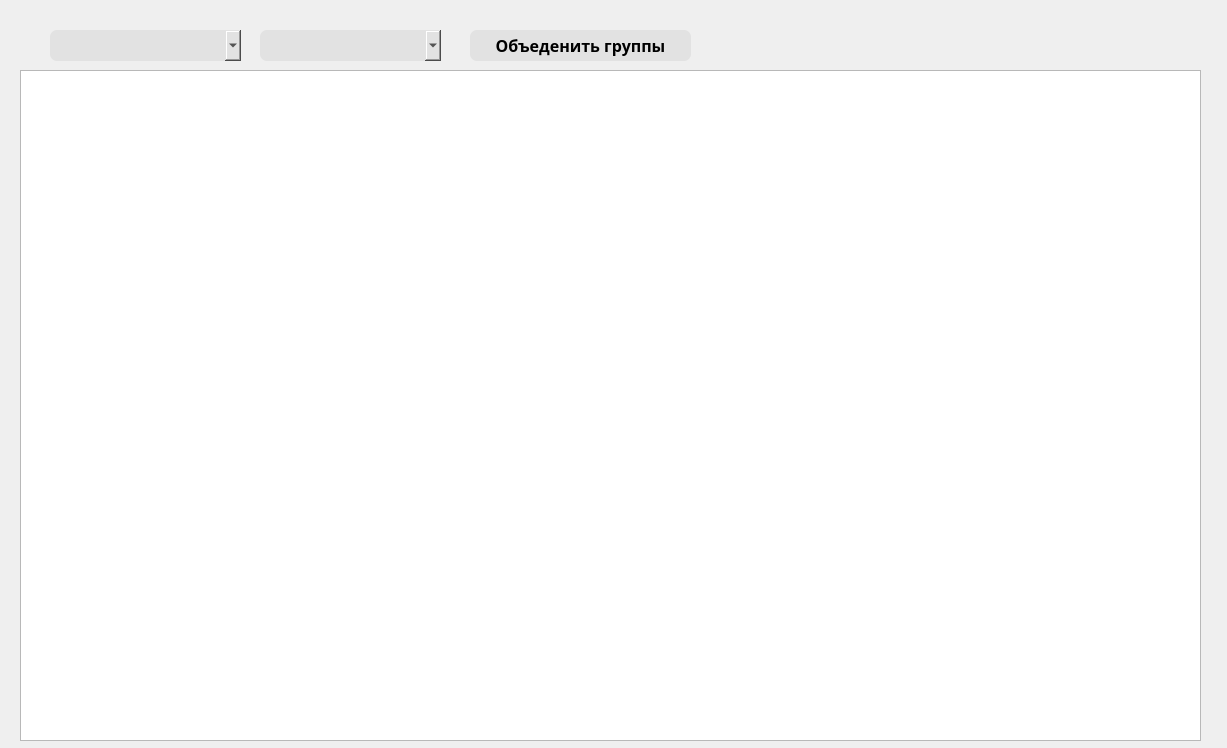
<?xml version="1.0" encoding="UTF-8"?>
<ui version="4.0">
 <class>Dialog</class>
 <widget class="QDialog" name="Dialog">
  <property name="geometry">
   <rect>
    <x>0</x>
    <y>0</y>
    <width>1227</width>
    <height>748</height>
   </rect>
  </property>
  <property name="windowTitle">
   <string>Dialog</string>
  </property>
  <widget class="QTableView" name="main_table">
   <property name="geometry">
    <rect>
     <x>20</x>
     <y>70</y>
     <width>1181</width>
     <height>671</height>
    </rect>
   </property>
   <property name="font">
    <font>
     <family>Yu Gothic UI Semibold</family>
     <pointsize>12</pointsize>
     <weight>75</weight>
     <bold>true</bold>
    </font>
   </property>
  </widget>
  <widget class="QPushButton" name="join_groupe_button">
   <property name="geometry">
    <rect>
     <x>470</x>
     <y>30</y>
     <width>221</width>
     <height>31</height>
    </rect>
   </property>
   <property name="font">
    <font>
     <family>Yu Gothic UI Semibold</family>
     <pointsize>12</pointsize>
     <weight>75</weight>
     <bold>true</bold>
    </font>
   </property>
   <property name="cursor">
    <cursorShape>PointingHandCursor</cursorShape>
   </property>
   <property name="mouseTracking">
    <bool>true</bool>
   </property>
   <property name="styleSheet">
    <string notr="true">background-color: rgb(149, 149, 149);
background-color: rgb(226, 226, 226);
border-radius: 7px</string>
   </property>
   <property name="text">
    <string>Объеденить группы</string>
   </property>
   <property name="icon">
    <iconset>
     <normaloff>icos/plus-button.ico</normaloff>icos/plus-button.ico</iconset>
   </property>
  </widget>
  <widget class="QComboBox" name="groupe_to_join_cbox">
   <property name="geometry">
    <rect>
     <x>50</x>
     <y>30</y>
     <width>191</width>
     <height>31</height>
    </rect>
   </property>
   <property name="font">
    <font>
     <family>Yu Gothic UI Semibold</family>
     <pointsize>12</pointsize>
     <weight>75</weight>
     <bold>true</bold>
    </font>
   </property>
   <property name="cursor">
    <cursorShape>PointingHandCursor</cursorShape>
   </property>
   <property name="styleSheet">
    <string notr="true">background-color: rgb(149, 149, 149);
background-color: rgb(226, 226, 226);
border-radius: 7px</string>
   </property>
   <item>
    <property name="text">
     <string/>
    </property>
   </item>
  </widget>
  <widget class="QComboBox" name="groupe_to_join_cbox_2">
   <property name="geometry">
    <rect>
     <x>260</x>
     <y>30</y>
     <width>181</width>
     <height>31</height>
    </rect>
   </property>
   <property name="font">
    <font>
     <family>Yu Gothic UI Semibold</family>
     <pointsize>12</pointsize>
     <weight>75</weight>
     <bold>true</bold>
    </font>
   </property>
   <property name="cursor">
    <cursorShape>PointingHandCursor</cursorShape>
   </property>
   <property name="styleSheet">
    <string notr="true">background-color: rgb(149, 149, 149);
background-color: rgb(226, 226, 226);
border-radius: 7px</string>
   </property>
   <item>
    <property name="text">
     <string/>
    </property>
   </item>
  </widget>
 </widget>
 <resources/>
 <connections/>
</ui>
